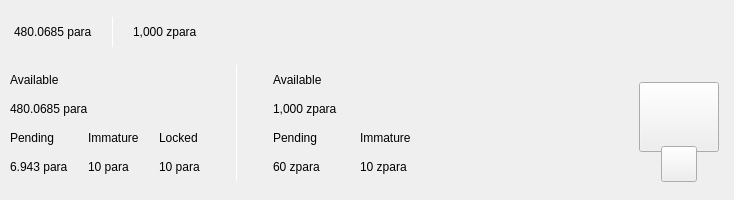
<?xml version="1.0" encoding="UTF-8"?>
<ui version="4.0">
 <class>TopBar</class>
 <widget class="QWidget" name="TopBar">
  <property name="geometry">
   <rect>
    <x>0</x>
    <y>0</y>
    <width>734</width>
    <height>200</height>
   </rect>
  </property>
  <property name="minimumSize">
   <size>
    <width>0</width>
    <height>200</height>
   </size>
  </property>
  <property name="maximumSize">
   <size>
    <width>16777215</width>
    <height>200</height>
   </size>
  </property>
  <property name="windowTitle">
   <string>Form</string>
  </property>
  <layout class="QVBoxLayout" name="verticalLayout_10" stretch="0">
   <property name="spacing">
    <number>0</number>
   </property>
   <property name="leftMargin">
    <number>0</number>
   </property>
   <property name="topMargin">
    <number>0</number>
   </property>
   <property name="rightMargin">
    <number>0</number>
   </property>
   <property name="bottomMargin">
    <number>0</number>
   </property>
   <item>
    <widget class="QWidget" name="containerTop" native="true">
     <layout class="QVBoxLayout" name="verticalLayout_11">
      <property name="spacing">
       <number>0</number>
      </property>
      <property name="leftMargin">
       <number>0</number>
      </property>
      <property name="topMargin">
       <number>0</number>
      </property>
      <property name="rightMargin">
       <number>0</number>
      </property>
      <property name="bottomMargin">
       <number>0</number>
      </property>
      <item>
       <widget class="QWidget" name="top_container_2" native="true">
        <property name="minimumSize">
         <size>
          <width>0</width>
          <height>65</height>
         </size>
        </property>
        <layout class="QHBoxLayout" name="top_container">
         <property name="spacing">
          <number>0</number>
         </property>
         <property name="leftMargin">
          <number>14</number>
         </property>
         <property name="topMargin">
          <number>0</number>
         </property>
         <property name="rightMargin">
          <number>14</number>
         </property>
         <property name="bottomMargin">
          <number>0</number>
         </property>
         <item alignment="Qt::AlignVCenter">
          <widget class="QWidget" name="widgetTopAmount" native="true">
           <property name="sizePolicy">
            <sizepolicy hsizetype="Preferred" vsizetype="Maximum">
             <horstretch>0</horstretch>
             <verstretch>0</verstretch>
            </sizepolicy>
           </property>
           <layout class="QHBoxLayout" name="horizontalLayout_5">
            <property name="spacing">
             <number>0</number>
            </property>
            <property name="leftMargin">
             <number>0</number>
            </property>
            <property name="topMargin">
             <number>0</number>
            </property>
            <property name="rightMargin">
             <number>0</number>
            </property>
            <property name="bottomMargin">
             <number>0</number>
            </property>
            <item alignment="Qt::AlignTop">
             <widget class="QLabel" name="labelAmountTopPiv">
              <property name="minimumSize">
               <size>
                <width>0</width>
                <height>36</height>
               </size>
              </property>
              <property name="styleSheet">
               <string notr="true">padding:0px;margin:0px;</string>
              </property>
              <property name="text">
               <string>480.0685 para</string>
              </property>
             </widget>
            </item>
            <item>
             <spacer name="horizontalSpacer_11">
              <property name="orientation">
               <enum>Qt::Horizontal</enum>
              </property>
              <property name="sizeType">
               <enum>QSizePolicy::Fixed</enum>
              </property>
              <property name="sizeHint" stdset="0">
               <size>
                <width>20</width>
                <height>20</height>
               </size>
              </property>
             </spacer>
            </item>
            <item alignment="Qt::AlignVCenter">
             <widget class="QLabel" name="label_16">
              <property name="minimumSize">
               <size>
                <width>1</width>
                <height>30</height>
               </size>
              </property>
              <property name="maximumSize">
               <size>
                <width>1</width>
                <height>30</height>
               </size>
              </property>
              <property name="styleSheet">
               <string notr="true">background-color:white;
padding:0px;
border:none;</string>
              </property>
              <property name="text">
               <string/>
              </property>
             </widget>
            </item>
            <item>
             <spacer name="horizontalSpacer_12">
              <property name="orientation">
               <enum>Qt::Horizontal</enum>
              </property>
              <property name="sizeType">
               <enum>QSizePolicy::Fixed</enum>
              </property>
              <property name="sizeHint" stdset="0">
               <size>
                <width>20</width>
                <height>20</height>
               </size>
              </property>
             </spacer>
            </item>
            <item alignment="Qt::AlignTop">
             <widget class="QLabel" name="labelAmountTopzpara">
              <property name="minimumSize">
               <size>
                <width>0</width>
                <height>36</height>
               </size>
              </property>
              <property name="text">
               <string>1,000 zpara</string>
              </property>
             </widget>
            </item>
           </layout>
          </widget>
         </item>
         <item>
          <spacer name="horizontalSpacer">
           <property name="orientation">
            <enum>Qt::Horizontal</enum>
           </property>
           <property name="sizeHint" stdset="0">
            <size>
             <width>40</width>
             <height>20</height>
            </size>
           </property>
          </spacer>
         </item>
         <item>
          <layout class="QHBoxLayout" name="horizontalLayout_4">
           <property name="spacing">
            <number>12</number>
           </property>
           <property name="rightMargin">
            <number>0</number>
           </property>
           <item alignment="Qt::AlignRight">
            <widget class="QWidget" name="layoutSync" native="true">
             <property name="minimumSize">
              <size>
               <width>0</width>
               <height>36</height>
              </size>
             </property>
             <property name="maximumSize">
              <size>
               <width>16777215</width>
               <height>36</height>
              </size>
             </property>
             <layout class="QVBoxLayout" name="verticalLayout_9">
              <property name="leftMargin">
               <number>0</number>
              </property>
              <property name="topMargin">
               <number>0</number>
              </property>
              <property name="rightMargin">
               <number>0</number>
              </property>
              <property name="bottomMargin">
               <number>0</number>
              </property>
              <item>
               <widget class="ExpandableButton" name="pushButtonSync" native="true">
                <property name="minimumSize">
                 <size>
                  <width>36</width>
                  <height>36</height>
                 </size>
                </property>
                <property name="maximumSize">
                 <size>
                  <width>16777215</width>
                  <height>36</height>
                 </size>
                </property>
               </widget>
              </item>
             </layout>
            </widget>
           </item>
           <item>
            <widget class="ExpandableButton" name="pushButtonMint" native="true">
             <property name="minimumSize">
              <size>
               <width>36</width>
               <height>36</height>
              </size>
             </property>
            </widget>
           </item>
           <item>
            <widget class="ExpandableButton" name="pushButtonStack" native="true">
             <property name="minimumSize">
              <size>
               <width>36</width>
               <height>36</height>
              </size>
             </property>
            </widget>
           </item>
           <item>
            <widget class="ExpandableButton" name="pushButtonConnection" native="true">
             <property name="minimumSize">
              <size>
               <width>36</width>
               <height>36</height>
              </size>
             </property>
            </widget>
           </item>
           <item>
            <widget class="ExpandableButton" name="pushButtonLock" native="true">
             <property name="sizePolicy">
              <sizepolicy hsizetype="Expanding" vsizetype="Expanding">
               <horstretch>0</horstretch>
               <verstretch>0</verstretch>
              </sizepolicy>
             </property>
             <property name="minimumSize">
              <size>
               <width>36</width>
               <height>0</height>
              </size>
             </property>
            </widget>
           </item>
           <item>
            <widget class="ExpandableButton" name="pushButtonTheme" native="true">
             <property name="minimumSize">
              <size>
               <width>36</width>
               <height>36</height>
              </size>
             </property>
             <property name="maximumSize">
              <size>
               <width>16777215</width>
               <height>36</height>
              </size>
             </property>
            </widget>
           </item>
           <item>
            <widget class="ExpandableButton" name="pushButtonFAQ" native="true">
             <property name="minimumSize">
              <size>
               <width>36</width>
               <height>36</height>
              </size>
             </property>
            </widget>
           </item>
          </layout>
         </item>
        </layout>
       </widget>
      </item>
      <item>
       <widget class="QWidget" name="bottom_container" native="true">
        <property name="minimumSize">
         <size>
          <width>0</width>
          <height>135</height>
         </size>
        </property>
        <layout class="QHBoxLayout" name="botton_container">
         <property name="leftMargin">
          <number>10</number>
         </property>
         <property name="topMargin">
          <number>0</number>
         </property>
         <property name="rightMargin">
          <number>10</number>
         </property>
         <property name="bottomMargin">
          <number>10</number>
         </property>
         <item>
          <layout class="QHBoxLayout" name="horizontalLayout_3">
           <property name="bottomMargin">
            <number>9</number>
           </property>
           <item>
            <layout class="QVBoxLayout" name="verticalLayout_7">
             <property name="spacing">
              <number>0</number>
             </property>
             <property name="leftMargin">
              <number>0</number>
             </property>
             <property name="rightMargin">
              <number>30</number>
             </property>
             <item>
              <layout class="QVBoxLayout" name="verticalLayout_2">
               <item>
                <widget class="QLabel" name="labelTitle1">
                 <property name="text">
                  <string>Available</string>
                 </property>
                </widget>
               </item>
               <item>
                <widget class="QLabel" name="labelAmountPiv">
                 <property name="text">
                  <string>480.0685 para</string>
                 </property>
                </widget>
               </item>
              </layout>
             </item>
             <item>
              <layout class="QHBoxLayout" name="horizontalLayout_2">
               <property name="spacing">
                <number>0</number>
               </property>
               <item>
                <layout class="QVBoxLayout" name="verticalLayout_3">
                 <item>
                  <widget class="QLabel" name="labelTitle3">
                   <property name="text">
                    <string>Pending</string>
                   </property>
                  </widget>
                 </item>
                 <item>
                  <widget class="QLabel" name="labelPendingPiv">
                   <property name="text">
                    <string>6.943 para</string>
                   </property>
                  </widget>
                 </item>
                </layout>
               </item>
               <item>
                <spacer name="horizontalSpacer_3">
                 <property name="orientation">
                  <enum>Qt::Horizontal</enum>
                 </property>
                 <property name="sizeType">
                  <enum>QSizePolicy::Fixed</enum>
                 </property>
                 <property name="sizeHint" stdset="0">
                  <size>
                   <width>20</width>
                   <height>20</height>
                  </size>
                 </property>
                </spacer>
               </item>
               <item>
                <layout class="QVBoxLayout" name="verticalLayout_4">
                 <item>
                  <widget class="QLabel" name="labelTitle4">
                   <property name="text">
                    <string>Immature</string>
                   </property>
                  </widget>
                 </item>
                 <item>
                  <widget class="QLabel" name="labelImmaturePiv">
                   <property name="text">
                    <string>10 para</string>
                   </property>
                  </widget>
                 </item>
                </layout>
               </item>
               <item>
                <spacer name="horizontalSpacer_Locked">
                 <property name="orientation">
                  <enum>Qt::Horizontal</enum>
                 </property>
                 <property name="sizeType">
                  <enum>QSizePolicy::Fixed</enum>
                 </property>
                 <property name="sizeHint" stdset="0">
                  <size>
                   <width>20</width>
                   <height>20</height>
                  </size>
                 </property>
                </spacer>
               </item>
                <item>
                  <layout class="QVBoxLayout" name="verticalLayout_locked">
                  <item>
                  <widget class="QLabel" name="labelTitleLocked">
                  <property name="text">
                      <string>Locked</string>
                  </property>
                  </widget>
                  </item>
                  <item>
                  <widget class="QLabel" name="labelAmountPivLocked">
                  <property name="text">
                      <string>10 para</string>
                  </property>
                  </widget>
                  </item>
                  </layout>
                </item>
              </layout>
             </item>
            </layout>
           </item>
           <item>
            <widget class="QLabel" name="label_9">
             <property name="minimumSize">
              <size>
               <width>1</width>
               <height>100</height>
              </size>
             </property>
             <property name="maximumSize">
              <size>
               <width>1</width>
               <height>16777215</height>
              </size>
             </property>
             <property name="styleSheet">
              <string notr="true">background-color:white;
padding:0px;
border:none;</string>
             </property>
             <property name="text">
              <string/>
             </property>
            </widget>
           </item>
           <item>
            <layout class="QVBoxLayout" name="verticalLayout_8">
             <property name="spacing">
              <number>0</number>
             </property>
             <property name="leftMargin">
              <number>30</number>
             </property>
             <item>
              <layout class="QVBoxLayout" name="verticalLayout">
               <item>
                <widget class="QLabel" name="labelTitle2">
                 <property name="text">
                  <string>Available</string>
                 </property>
                </widget>
               </item>
               <item>
                <widget class="QLabel" name="labelAmountzpara">
                 <property name="text">
                  <string>1,000 zpara</string>
                 </property>
                </widget>
               </item>
              </layout>
             </item>
             <item>
              <layout class="QHBoxLayout" name="horizontalLayout">
               <property name="spacing">
                <number>0</number>
               </property>
               <item>
                <layout class="QVBoxLayout" name="verticalLayout_5">
                 <item>
                  <widget class="QLabel" name="labelTitle5">
                   <property name="text">
                    <string>Pending</string>
                   </property>
                  </widget>
                 </item>
                 <item>
                  <widget class="QLabel" name="labelPendingzpara">
                   <property name="text">
                    <string>60 zpara</string>
                   </property>
                  </widget>
                 </item>
                </layout>
               </item>
               <item>
                <spacer name="horizontalSpacer_4">
                 <property name="orientation">
                  <enum>Qt::Horizontal</enum>
                 </property>
                 <property name="sizeType">
                  <enum>QSizePolicy::Fixed</enum>
                 </property>
                 <property name="sizeHint" stdset="0">
                  <size>
                   <width>40</width>
                   <height>20</height>
                  </size>
                 </property>
                </spacer>
               </item>
               <item>
                <layout class="QVBoxLayout" name="verticalLayout_6">
                 <item>
                  <widget class="QLabel" name="labelTitle6">
                   <property name="text">
                    <string>Immature</string>
                   </property>
                  </widget>
                 </item>
                 <item>
                  <widget class="QLabel" name="labelImmaturezpara">
                   <property name="text">
                    <string>10 zpara</string>
                   </property>
                  </widget>
                 </item>
                </layout>
               </item>
              </layout>
             </item>
            </layout>
           </item>
          </layout>
         </item>
         <item>
          <spacer name="horizontalSpacer_2">
           <property name="orientation">
            <enum>Qt::Horizontal</enum>
           </property>
           <property name="sizeHint" stdset="0">
            <size>
             <width>40</width>
             <height>20</height>
            </size>
           </property>
          </spacer>
         </item>
         <item alignment="Qt::AlignHCenter|Qt::AlignVCenter">
          <widget class="QWidget" name="qrContainer" native="true">
           <property name="sizePolicy">
            <sizepolicy hsizetype="Preferred" vsizetype="Minimum">
             <horstretch>0</horstretch>
             <verstretch>0</verstretch>
            </sizepolicy>
           </property>
           <property name="minimumSize">
            <size>
             <width>90</width>
             <height>110</height>
            </size>
           </property>
           <property name="maximumSize">
            <size>
             <width>90</width>
             <height>110</height>
            </size>
           </property>
           <layout class="QVBoxLayout" name="containerQR">
            <property name="spacing">
             <number>0</number>
            </property>
            <property name="leftMargin">
             <number>5</number>
            </property>
            <property name="topMargin">
             <number>10</number>
            </property>
            <property name="rightMargin">
             <number>5</number>
            </property>
            <property name="bottomMargin">
             <number>0</number>
            </property>
            <item>
             <widget class="QPushButton" name="btnQr">
              <property name="minimumSize">
               <size>
                <width>70</width>
                <height>70</height>
               </size>
              </property>
              <property name="maximumSize">
               <size>
                <width>16777215</width>
                <height>70</height>
               </size>
              </property>
              <property name="text">
               <string/>
              </property>
              <property name="iconSize">
               <size>
                <width>70</width>
                <height>70</height>
               </size>
              </property>
             </widget>
            </item>
            <item>
             <spacer name="verticalSpacer">
              <property name="orientation">
               <enum>Qt::Vertical</enum>
              </property>
              <property name="sizeType">
               <enum>QSizePolicy::Fixed</enum>
              </property>
              <property name="sizeHint" stdset="0">
               <size>
                <width>20</width>
                <height>20</height>
               </size>
              </property>
             </spacer>
            </item>
            <item alignment="Qt::AlignHCenter|Qt::AlignBottom">
             <widget class="QPushButton" name="pushButtonQR">
              <property name="minimumSize">
               <size>
                <width>36</width>
                <height>36</height>
               </size>
              </property>
              <property name="maximumSize">
               <size>
                <width>36</width>
                <height>36</height>
               </size>
              </property>
              <property name="text">
               <string/>
              </property>
             </widget>
            </item>
           </layout>
          </widget>
         </item>
        </layout>
       </widget>
      </item>
     </layout>
    </widget>
   </item>
  </layout>
 </widget>
 <customwidgets>
  <customwidget>
   <class>ExpandableButton</class>
   <extends>QWidget</extends>
   <header>qt/Parara/expandablebutton.h</header>
   <container>1</container>
  </customwidget>
 </customwidgets>
 <resources/>
 <connections/>
</ui>
